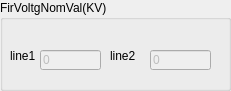
  <widget class="QGroupBox" name="groupBox_2">
   <property name="geometry">
    <rect>
     <x>20</x>
     <y>340</y>
     <width>231</width>
     <height>91</height>
    </rect>
   </property>
   <property name="title">
    <string>FirVoltgNomVal(KV)</string>
   </property>
   <widget class="QLabel" name="label_13">
    <property name="geometry">
     <rect>
      <x>10</x>
      <y>50</y>
      <width>40</width>
      <height>12</height>
     </rect>
    </property>
    <property name="text">
     <string>line1</string>
    </property>
   </widget>
   <widget class="QLabel" name="label_14">
    <property name="geometry">
     <rect>
      <x>110</x>
      <y>50</y>
      <width>40</width>
      <height>12</height>
     </rect>
    </property>
    <property name="text">
     <string>line2</string>
    </property>
   </widget>
   <widget class="QLineEdit" name="lineEdit_13">
    <property name="enabled">
     <bool>false</bool>
    </property>
    <property name="geometry">
     <rect>
      <x>40</x>
      <y>50</y>
      <width>61</width>
      <height>20</height>
     </rect>
    </property>
    <property name="text">
     <string>0</string>
    </property>
   </widget>
   <widget class="QLineEdit" name="lineEdit_14">
    <property name="enabled">
     <bool>false</bool>
    </property>
    <property name="geometry">
     <rect>
      <x>150</x>
      <y>50</y>
      <width>61</width>
      <height>20</height>
     </rect>
    </property>
    <property name="text">
     <string>0</string>
    </property>
   </widget>
  </widget>
